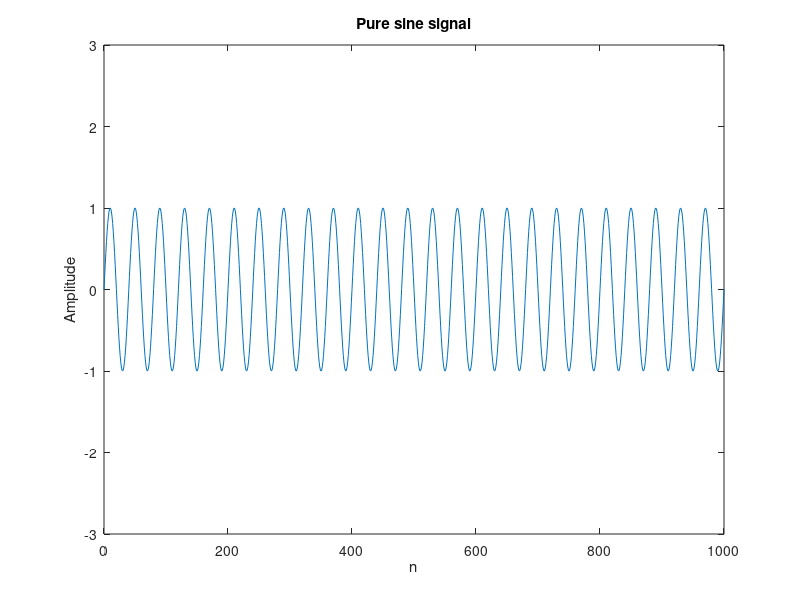
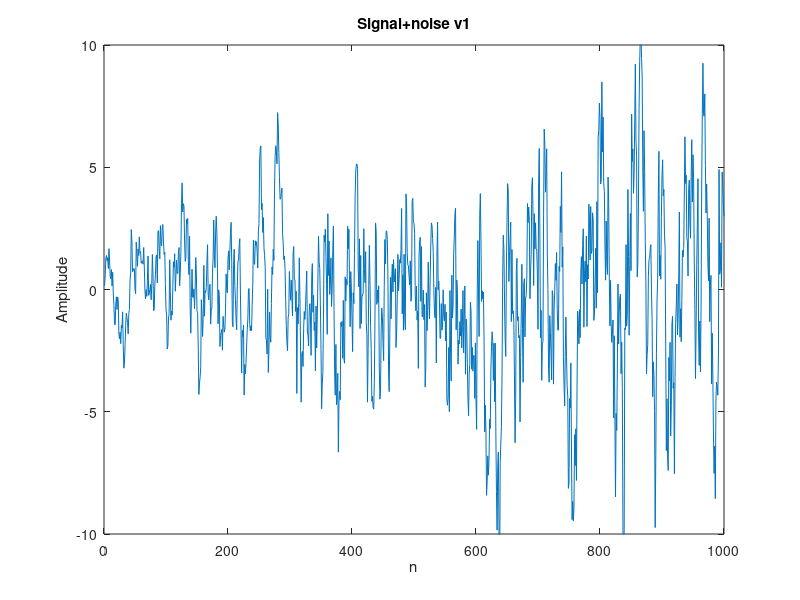
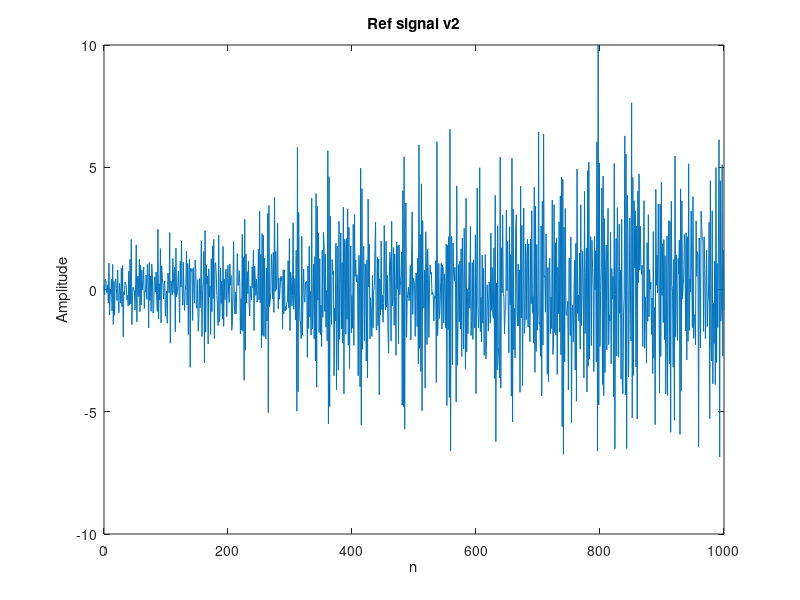

These figures' MATLAB source, in order: (Note: this script raises an error after producing the figures.)
%Exempel from ch.9.2.5 fig. 9.16 in Hayes
clear
close all
clc

N=1001; %Antal sampel i signalen
n=0:N-1;

%signalen
d=sin(0.05*pi*n+0*(pi/180)); %ren signal
figure
plot(n,d);
xlabel('n')
ylabel('Amplitude')
title('Pure sine signal')
axis([0 N-1 -3 3])

%Noise v1 & v2 with increasing variance 0.25 to 6.25
v1=zeros(1,N);
v2=zeros(1,N);
var = linspace(0.25,6.25,N);
g=sqrt(var(1))*randn;
v1(1)=g;
v2(1)=g;
for i=2:N
    g=sqrt(var(i))*randn;
    v1(i)=0.8*v1(i-1)+g;
    v2(i)=-0.6*v2(i-1)+g;
end

x=d+v1; %signalen med brus
figure
plot(n,x);
xlabel('n')
ylabel('Amplitude')
title('Signal+noise v1')
axis([0 N-1 -10 10])

figure
plot(n,v2);
xlabel('n')
ylabel('Amplitude')
title('Ref signal v2')
axis([0 N-1 -10 10])

%[A,E] = nlms(x,d,beta,nord,a0)
[A,E] = nlms(v2,x,0.25,30);

figure
plot(n,E);
xlabel('n')
ylabel('Amplitude')
title('Error signal')
axis([0 N-1 -5 5])